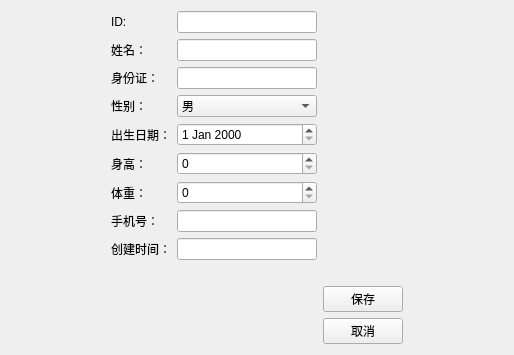
<?xml version="1.0" encoding="UTF-8"?>
<ui version="4.0">
 <class>PatientEditView</class>
 <widget class="QWidget" name="PatientEditView">
  <property name="geometry">
   <rect>
    <x>0</x>
    <y>0</y>
    <width>514</width>
    <height>355</height>
   </rect>
  </property>
  <property name="windowTitle">
   <string>Form</string>
  </property>
  <layout class="QHBoxLayout" name="horizontalLayout_10">
   <item>
    <spacer name="horizontalSpacer">
     <property name="orientation">
      <enum>Qt::Orientation::Horizontal</enum>
     </property>
     <property name="sizeHint" stdset="0">
      <size>
       <width>59</width>
       <height>20</height>
      </size>
     </property>
    </spacer>
   </item>
   <item>
    <layout class="QVBoxLayout" name="verticalLayout_4">
     <item>
      <layout class="QVBoxLayout" name="verticalLayout">
       <item>
        <layout class="QHBoxLayout" name="horizontalLayout_8">
         <item>
          <widget class="QLabel" name="label">
           <property name="text">
            <string>ID:</string>
           </property>
          </widget>
         </item>
         <item>
          <widget class="QLineEdit" name="dbEditID">
           <property name="minimumSize">
            <size>
             <width>140</width>
             <height>0</height>
            </size>
           </property>
           <property name="maximumSize">
            <size>
             <width>140</width>
             <height>16777215</height>
            </size>
           </property>
          </widget>
         </item>
        </layout>
       </item>
       <item>
        <layout class="QHBoxLayout" name="horizontalLayout_7">
         <item>
          <widget class="QLabel" name="label_2">
           <property name="text">
            <string>姓名：</string>
           </property>
          </widget>
         </item>
         <item>
          <widget class="QLineEdit" name="dbEditName">
           <property name="minimumSize">
            <size>
             <width>140</width>
             <height>0</height>
            </size>
           </property>
           <property name="maximumSize">
            <size>
             <width>140</width>
             <height>16777215</height>
            </size>
           </property>
          </widget>
         </item>
        </layout>
       </item>
       <item>
        <layout class="QHBoxLayout" name="horizontalLayout_6">
         <item>
          <widget class="QLabel" name="label_3">
           <property name="text">
            <string>身份证：</string>
           </property>
          </widget>
         </item>
         <item>
          <widget class="QLineEdit" name="dbEditCard">
           <property name="minimumSize">
            <size>
             <width>140</width>
             <height>0</height>
            </size>
           </property>
           <property name="maximumSize">
            <size>
             <width>140</width>
             <height>16777215</height>
            </size>
           </property>
          </widget>
         </item>
        </layout>
       </item>
       <item>
        <layout class="QHBoxLayout" name="horizontalLayout_5">
         <item>
          <widget class="QLabel" name="label_4">
           <property name="text">
            <string>性别：</string>
           </property>
          </widget>
         </item>
         <item>
          <widget class="QComboBox" name="dbComboSex">
           <property name="minimumSize">
            <size>
             <width>140</width>
             <height>0</height>
            </size>
           </property>
           <property name="maximumSize">
            <size>
             <width>140</width>
             <height>16777215</height>
            </size>
           </property>
           <item>
            <property name="text">
             <string>男</string>
            </property>
           </item>
           <item>
            <property name="text">
             <string>女</string>
            </property>
           </item>
          </widget>
         </item>
        </layout>
       </item>
       <item>
        <layout class="QHBoxLayout" name="horizontalLayout_4">
         <item>
          <widget class="QLabel" name="label_5">
           <property name="text">
            <string>出生日期：</string>
           </property>
          </widget>
         </item>
         <item>
          <widget class="QDateEdit" name="dbDateEditDOB">
           <property name="minimumSize">
            <size>
             <width>140</width>
             <height>0</height>
            </size>
           </property>
           <property name="maximumSize">
            <size>
             <width>140</width>
             <height>16777215</height>
            </size>
           </property>
          </widget>
         </item>
        </layout>
       </item>
       <item>
        <layout class="QHBoxLayout" name="horizontalLayout_3">
         <item>
          <widget class="QLabel" name="label_6">
           <property name="text">
            <string>身高：</string>
           </property>
          </widget>
         </item>
         <item>
          <widget class="QSpinBox" name="dbSpinHeight">
           <property name="minimumSize">
            <size>
             <width>140</width>
             <height>0</height>
            </size>
           </property>
           <property name="maximumSize">
            <size>
             <width>140</width>
             <height>16777215</height>
            </size>
           </property>
          </widget>
         </item>
        </layout>
       </item>
       <item>
        <layout class="QHBoxLayout" name="horizontalLayout_2">
         <item>
          <widget class="QLabel" name="label_7">
           <property name="text">
            <string>体重：</string>
           </property>
          </widget>
         </item>
         <item>
          <widget class="QSpinBox" name="dbSpinWeight">
           <property name="minimumSize">
            <size>
             <width>140</width>
             <height>0</height>
            </size>
           </property>
           <property name="maximumSize">
            <size>
             <width>140</width>
             <height>16777215</height>
            </size>
           </property>
          </widget>
         </item>
        </layout>
       </item>
       <item>
        <layout class="QHBoxLayout" name="horizontalLayout">
         <item>
          <widget class="QLabel" name="label_8">
           <property name="text">
            <string>手机号：</string>
           </property>
          </widget>
         </item>
         <item>
          <widget class="QLineEdit" name="dbEditMobile">
           <property name="minimumSize">
            <size>
             <width>140</width>
             <height>0</height>
            </size>
           </property>
           <property name="maximumSize">
            <size>
             <width>140</width>
             <height>16777215</height>
            </size>
           </property>
          </widget>
         </item>
        </layout>
       </item>
       <item>
        <layout class="QHBoxLayout" name="horizontalLayout_9">
         <item>
          <widget class="QLabel" name="label_9">
           <property name="text">
            <string>创建时间：</string>
           </property>
          </widget>
         </item>
         <item>
          <widget class="QLineEdit" name="dbCreateTimeStamp"/>
         </item>
        </layout>
       </item>
      </layout>
     </item>
     <item>
      <spacer name="verticalSpacer_2">
       <property name="orientation">
        <enum>Qt::Orientation::Vertical</enum>
       </property>
       <property name="sizeHint" stdset="0">
        <size>
         <width>20</width>
         <height>40</height>
        </size>
       </property>
      </spacer>
     </item>
    </layout>
   </item>
   <item>
    <layout class="QVBoxLayout" name="verticalLayout_3">
     <item>
      <spacer name="verticalSpacer">
       <property name="orientation">
        <enum>Qt::Orientation::Vertical</enum>
       </property>
       <property name="sizeHint" stdset="0">
        <size>
         <width>20</width>
         <height>40</height>
        </size>
       </property>
      </spacer>
     </item>
     <item>
      <layout class="QVBoxLayout" name="verticalLayout_2">
       <item>
        <widget class="QPushButton" name="pushButton">
         <property name="text">
          <string>保存</string>
         </property>
        </widget>
       </item>
       <item>
        <widget class="QPushButton" name="pushButton_2">
         <property name="text">
          <string>取消</string>
         </property>
        </widget>
       </item>
      </layout>
     </item>
    </layout>
   </item>
   <item>
    <spacer name="horizontalSpacer_2">
     <property name="orientation">
      <enum>Qt::Orientation::Horizontal</enum>
     </property>
     <property name="sizeHint" stdset="0">
      <size>
       <width>59</width>
       <height>20</height>
      </size>
     </property>
    </spacer>
   </item>
  </layout>
 </widget>
 <resources/>
 <connections/>
</ui>
